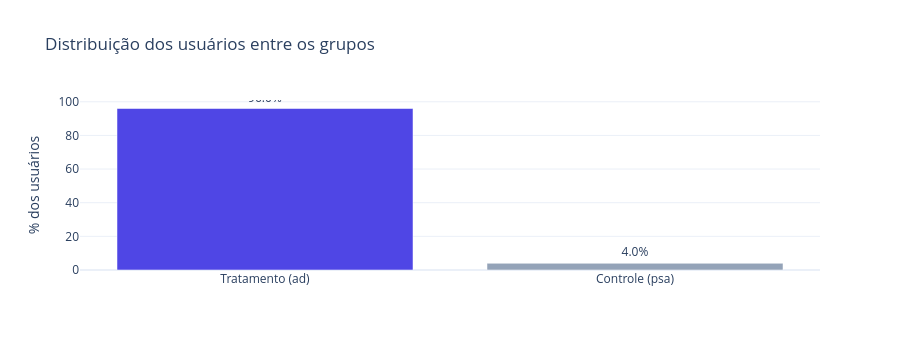

Notebook code cell kept with this figure:
### Code cell
# Os grupos não precisam ter o mesmo tamanho, mas é bom saber o desbalanceamento:
# um grupo placebo (psa) costuma ser bem menor. O teste Z de 2 amostras lida com
# tamanhos diferentes naturalmente.
prop_grupos = df['grupo'].value_counts(normalize=True) * 100
fig = go.Figure(go.Bar(x=prop_grupos.index, y=prop_grupos.values,
                        marker_color=['#4f46e5', '#94a3b8'],
                        text=[f'{v:.1f}%' for v in prop_grupos.values], textposition='outside'))
fig.update_layout(title='Distribuição dos usuários entre os grupos', yaxis_title='% dos usuários',
                  height=350, template='plotly_white')
fig.show()

### Figure 1 — Plotly figure (JSON) as saved in the notebook; plotly's stock layout.template omitted (floating-point values rounded to 4 significant figures)
{"data": [{"marker": {"color": ["#4f46e5", "#94a3b8"]}, "text": ["96.0%", "4.0%"], "textposition": "outside", "type": "bar", "x": ["Tratamento (ad)", "Controle (psa)"], "y": [96.0, 4.0]}], "layout": {"height": 350, "title": {"text": "Distribuição dos usuários entre os grupos"}, "yaxis": {"title": {"text": "% dos usuários"}}}}
